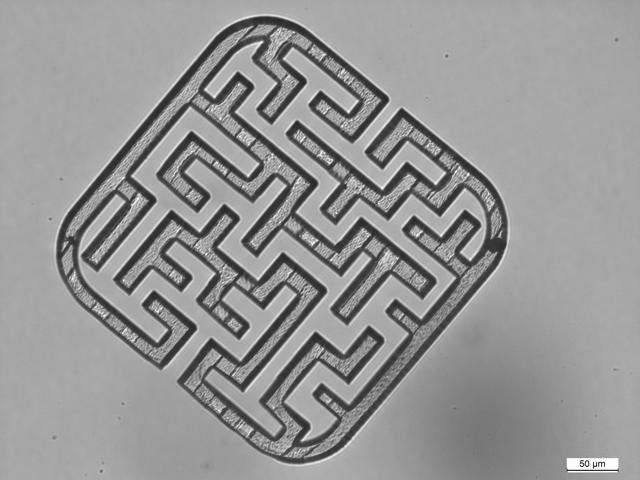
#> input picture image/1.jpg, 640 x 480 px, given in place of the camera
$ python Obstacles.py
#> lines starting #> are read from the running program, lines starting #| are printed output that depends on the picture; after the words box and inside, x2 and y2 are one past the last pixel; in counts of white or black regions, pixels touching at a corner belong together
#> in test_obstacles, frame is the input picture: shape (480, 640, 3); min 29, max 255, mean 149.8
import cv2
import numpy as np


class Obstacles:
    def __init__(self):
        self.threshold1 = 30
        self.threshold2 = 50
        self.min_contour_area = 10000
        self.obstacles_xy = []
        self.obstacles_cnt = []

    @staticmethod
    def imgxy2robotxy(img_height, x, y):
        return x, img_height - y

    def contour2xy(self, frame, cnt):
        cnt_xy = [self.imgxy2robotxy(frame.shape[0], point[0][0], point[0][1]) for point in cnt]
        return np.array(cnt_xy)

    def get_obstacles_cnt(self):
        return self.obstacles_cnt

    def get_obstacles_xy(self):
        return self.obstacles_xy

    def find_all_obstacles(self, frame):
        # Convert frame to gray
        img_blur = cv2.GaussianBlur(frame, (7, 7), 1)
        img_gray = cv2.cvtColor(img_blur, cv2.COLOR_BGR2GRAY)

        # Canny edge detection
        img_canny = cv2.Canny(img_gray, self.threshold1, self.threshold2)
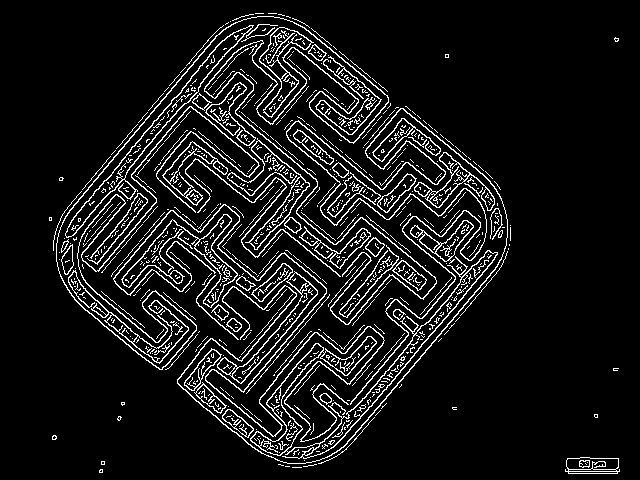
#> img_canny: shape (480, 640); 8.9% white in thin lines or dots, all inside (x1, y1, x2, y2) = (49, 13, 620, 474)

        # Dilate
        kernel = cv2.getStructuringElement(cv2.MORPH_RECT, (5, 5))
        img_dil = cv2.dilate(img_canny, kernel, iterations=1)
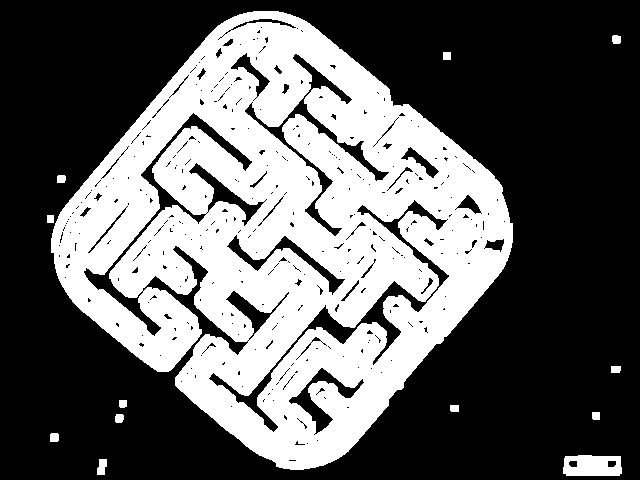
#> img_dil: shape (480, 640); 37.8% white; 13 white regions

        # Find contours
        contours, _ = cv2.findContours(img_dil, cv2.RETR_EXTERNAL, cv2.CHAIN_APPROX_NONE)
#> contours = 13 contours; largest, box (x1, y1, x2, y2) and area: (51, 11, 513, 470) 129950, (563, 455, 622, 476) 1084, (97, 459, 107, 475) 104, (50, 433, 59, 442) 62, (612, 35, 621, 44) 59

        list_xy = []
        list_cnt = []

        # Iterate through contours
        for cnt in contours:
            # If the contour area is greater than the minimum contour area
            if cv2.contourArea(cnt) > self.min_contour_area:
                # Add contour points to the lists in both image and robot coordinate systems
                list_xy.append(self.contour2xy(frame, cnt))
                list_cnt.append(cnt)
#> this loop made 13 passes
#> after the loop, list_cnt = 1 contour; box (x1, y1, x2, y2) and area: (51, 11, 513, 470) 129950; list_xy = 1 item

        # Update member variables with the results
        self.obstacles_xy = list_xy
#> self.obstacles_xy = 1 item
        self.obstacles_cnt = list_cnt
#> self.obstacles_cnt has the same summary as list_cnt

        return list_xy

    def show_all_obstacles(self, frame):
        # Print all coordinates in obstacles_list_cnt (Img coordinates)
        for contour in self.obstacles_cnt:
            for point in contour:
                # print("------>" ,point);
                cv2.circle(frame, (point[0][0], point[0][1]), 5, (0, 0, 255), -1)
#> this loop made 1 pass
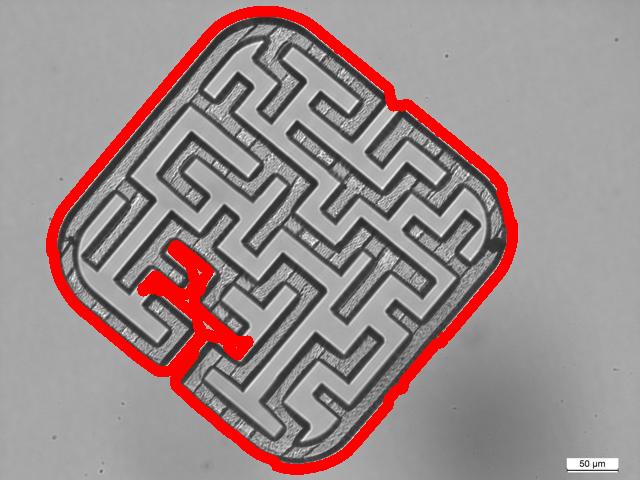
#> frame: shape (480, 640, 3); 6.32% of pixels changed, all inside (x1, y1, x2, y2) = (46, 6, 518, 475)


def test_obstacles():
    import time
    # Open camera. Parameter: camera_index
    cap = cv2.VideoCapture(0)
    # Wait for camera init
    time.sleep(3)

    obstacles = Obstacles()

    # [7 lines of commented-out code are left out]

    while cap.isOpened():
        ret, frame = cap.read()

        if not ret:
            break
        try:
            obstacles.find_all_obstacles(frame)
            # Retrieve and print the current robot position
            obstacles.show_all_obstacles(frame)

            cv2.imshow("imgShow", frame)
            key = cv2.waitKey(10)
#> (key q is pressed here)
            if key == ord("q"):
                break
        except Exception as e:
            raise RuntimeError("Robot Obstacles Running Error: Error processing frame.") from e


if __name__ == '__main__':
    test_obstacles()

$ run again, on image/12.jpg
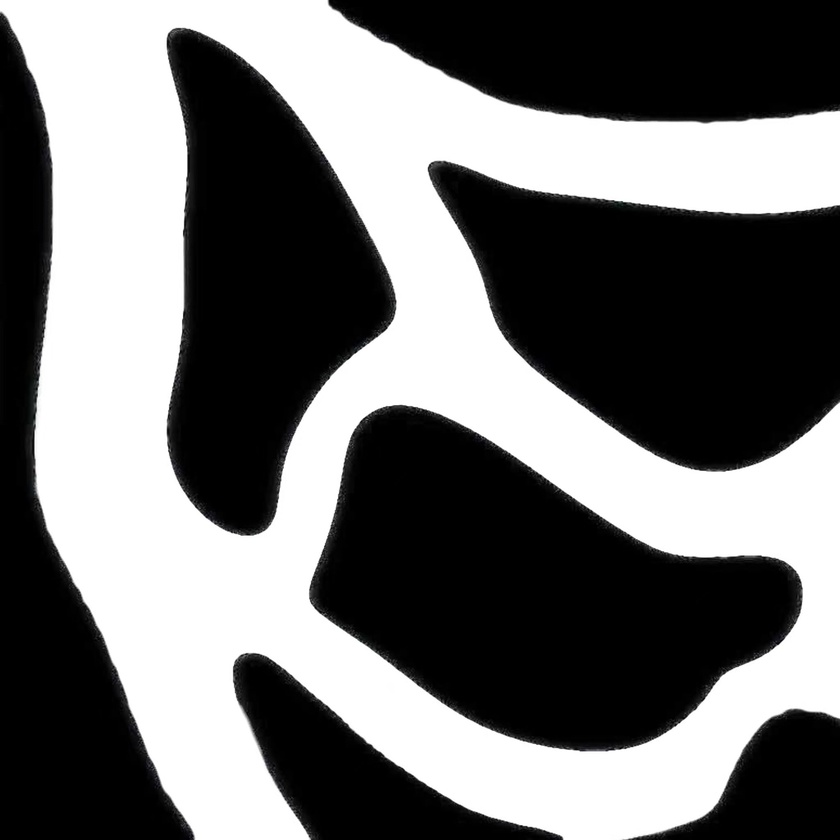
#> input picture image/12.jpg, 840 x 840 px, shrunk from 2048 x 2048 before the run, given in place of the camera
#> in test_obstacles, frame is the input picture: shape (840, 840, 3); mean B, G, R 113, 113, 113
#> in find_all_obstacles, `img_canny = cv2.Canny(img_gray, self.threshold1, self.threshold2)`:
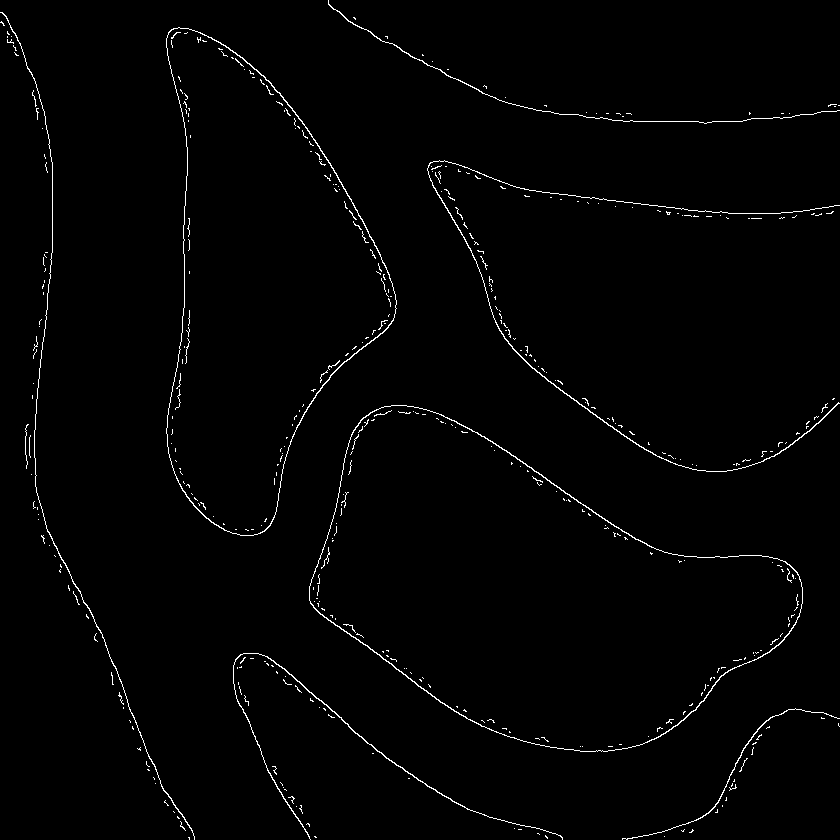
#> img_canny: shape (840, 840); 1.3% white in thin lines or dots
#> img_dil: shape (840, 840); 7.7% white; 7 white regions
#> contours = 7 contours; box (x1, y1, x2, y2) and area: (307, 403, 805, 754) 103964, (164, 25, 399, 538) 73357, (425, 158, 840, 474) 8956, (0, 10, 197, 840) 7054, (231, 651, 565, 840) 4604, (326, 0, 840, 126) 3235, (620, 706, 840, 840) 2212
#> the loop in find_all_obstacles, `for cnt in contours:` made 7 passes
#> after the loop in find_all_obstacles, `for cnt in contours:`: list_cnt = 2 contours; box (x1, y1, x2, y2) and area: (307, 403, 805, 754) 103964, (164, 25, 399, 538) 73357; list_xy = 2 items
#> self.obstacles_cnt has the same summary as list_cnt
#> the loop in show_all_obstacles, `for contour in self.obstacles_cnt:` made 2 passes
#> after the loop in show_all_obstacles, `for contour in self.obstacles_cnt:`:
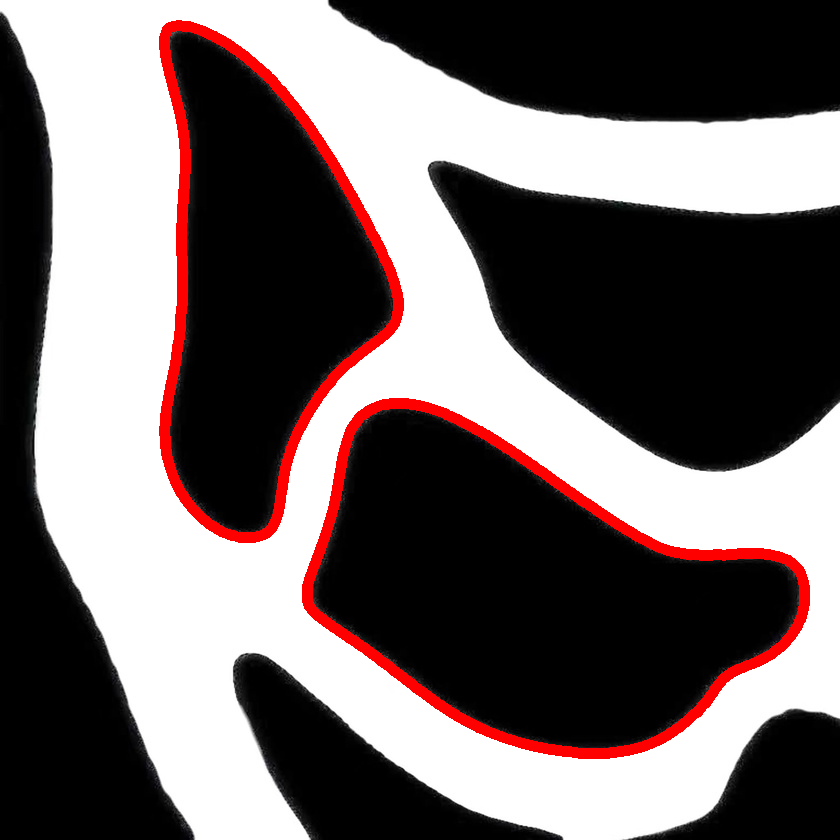
#> frame: shape (840, 840, 3); 3.9% of pixels changed, all inside (x1, y1, x2, y2) = (159, 20, 810, 759)

$ run again, on image/121.jpg
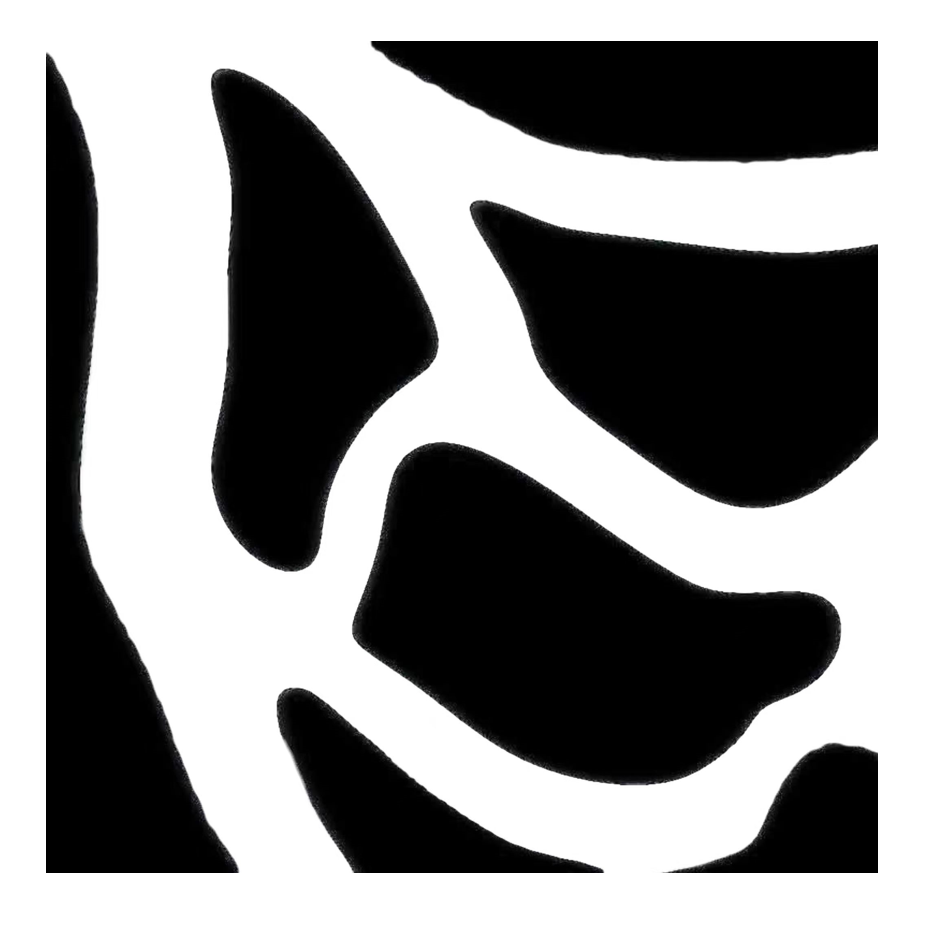
#> input picture image/121.jpg, 946 x 946 px, given in place of the camera
#> in test_obstacles, frame is the input picture: shape (946, 946, 3); mean B, G, R 145.2, 145.2, 145.2
#> in find_all_obstacles, `img_canny = cv2.Canny(img_gray, self.threshold1, self.threshold2)`:
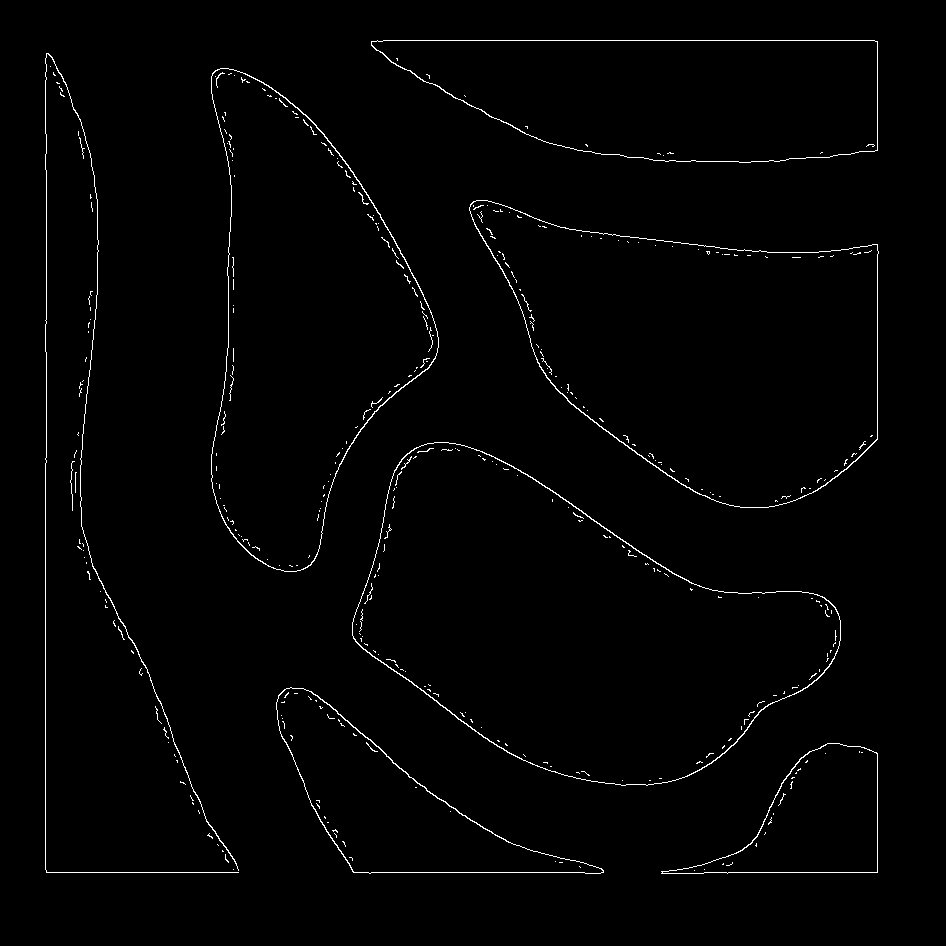
#> img_canny: shape (946, 946); 1.3% white in thin lines or dots, all inside (x1, y1, x2, y2) = (45, 40, 879, 874)
#> img_dil: shape (946, 946); 7.2% white; 7 white regions
#> contours = 7 contours; box (x1, y1, x2, y2) and area: (350, 440, 843, 788) 101988, (467, 198, 881, 510) 83420, (209, 66, 441, 574) 72010, (43, 51, 241, 875) 61734, (369, 38, 880, 165) 51130, (274, 685, 606, 876) 24540, (659, 741, 880, 876) 15645
#> the loop in find_all_obstacles, `for cnt in contours:` made 7 passes
#> after the loop in find_all_obstacles, `for cnt in contours:`: list_cnt has the same summary as contours; list_xy = 7 items
#> self.obstacles_cnt has the same summary as contours
#> the loop in show_all_obstacles, `for contour in self.obstacles_cnt:` made 7 passes
#> after the loop in show_all_obstacles, `for contour in self.obstacles_cnt:`:
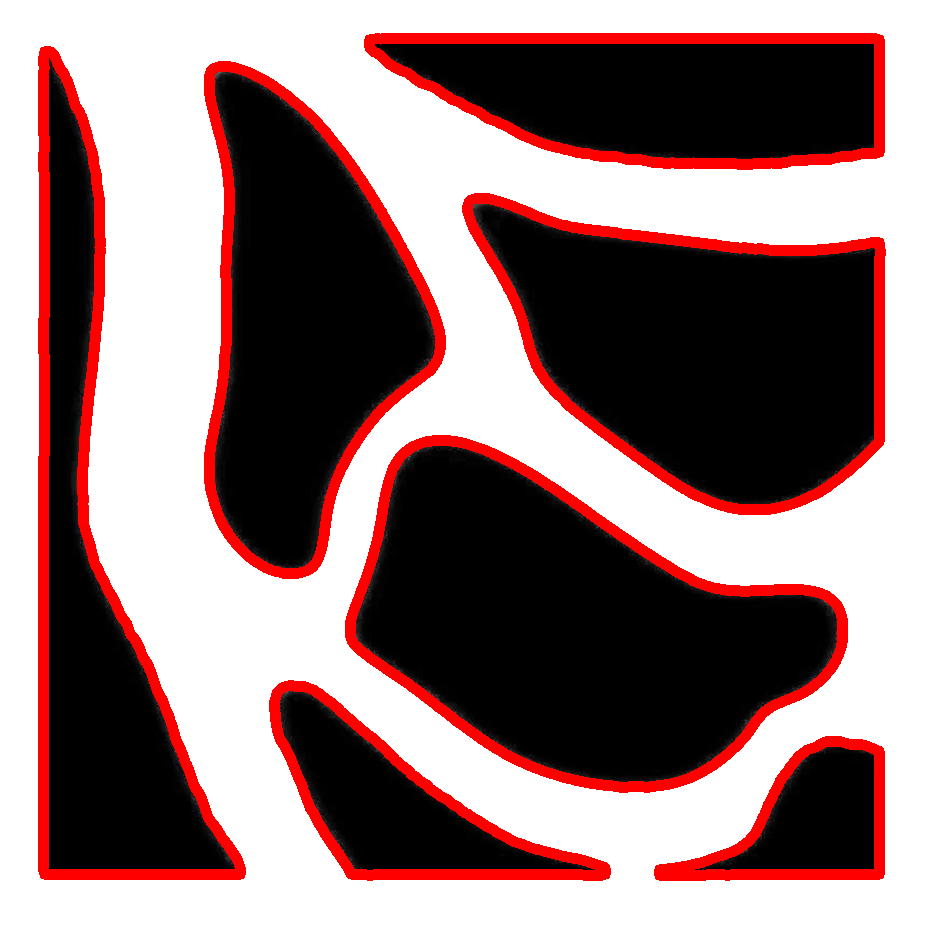
#> frame: shape (946, 946, 3); 10.02% of pixels changed, all inside (x1, y1, x2, y2) = (38, 33, 886, 881)
